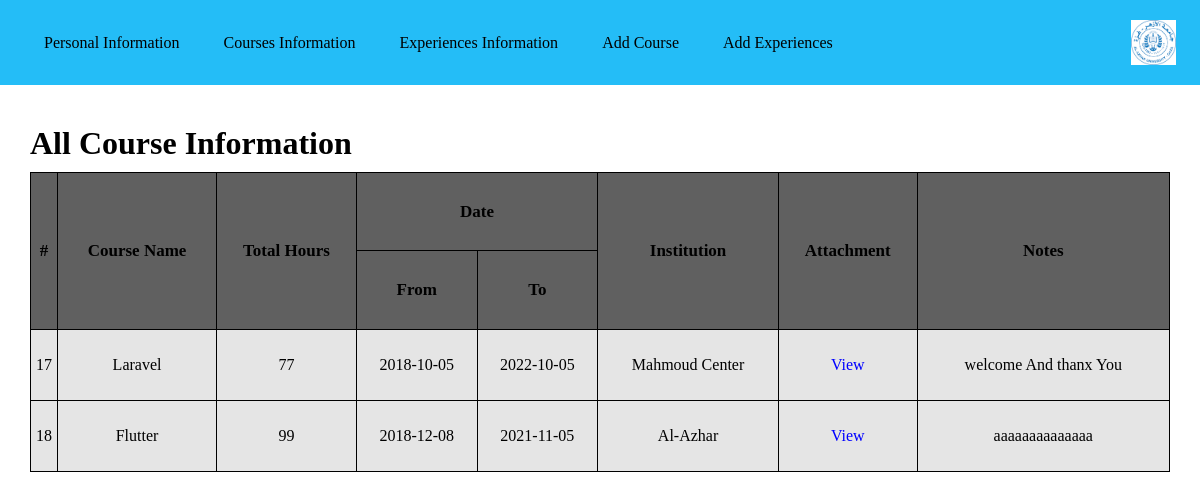
Page /PHP/ViewCourses.php on the committed database.
### tables this page shows
CREATE TABLE `cours` (
  `id` int(11) NOT NULL,
  `courseName` varchar(150) NOT NULL,
  `numberHours` int(150) NOT NULL,
  `start_Date` date NOT NULL,
  `end_Date` date NOT NULL,
  `institution` varchar(150) NOT NULL,
  `url` varchar(150) NOT NULL,
  `file` varchar(150) NOT NULL,
  `notes` varchar(255) NOT NULL
);

### function.php (called while the page is built, shortened)
<?php
function getInformation($table)
{
    $sta = $GLOBALS['conn']->prepare("SELECT * FROM $table");
    $sta->execute();
    return $sta->fetchAll();
}

### PHP/ViewCourses.php (the view, shortened to what this page needs)
<?php
include "../function.php";
$users = getInformation("cours");
?>
<html>
<head>
    <link rel="stylesheet" href="../style/MyStyle.css">
</head>
<body>
    <header>
        <nav class="navigation">
            <ul class="nav_links">
                <li><a href="Home.php">Personal Information</a></li>
                <li><a href="ViewCourses.php">Courses Information</a></li>
                <li><a href="ViewExperience.php">Experiences Information</a></li>
                <li><a href="AddCourse.php">Add Course</a></li>
                <li><a href="AddExperience.php">Add Experiences</a></li>
            </ul>
        </nav>
        <div><img class="logo" src="../images/al.png"></div>
    </header>
    <div class="containerViewC">
        <h1 class="font_h1_viewC">All Course Information</h1>
        <table>
            <tr class="t1">
                <th rowspan="2">#</th>
                <th rowspan="2">Course Name</th>
                <th rowspan="2">Total Hours</th>
                <th colspan="2">Date</th>
                <th rowspan="2">Institution</th>
                <th rowspan="2">Attachment</th>
                <th rowspan="2">Notes</th>
            </tr>
            <tr class="t1">
                <th>From</th>
                <th>To</th>
            </tr>
            <?php
            foreach ($users as $user) {
            ?>
                <tr class="t2">
                    <td><?php echo $user['id'] ?></td>
                    <td><?php echo $user['courseName'] ?></td>
                    <td><?php echo $user['numberHours'] ?></td>
                    <td><?php echo $user['start_Date'] ?></td>
                    <td><?php echo $user['end_Date'] ?></td>
                    <td><?php echo $user['institution'] ?></td>
                    <td><a href="<?php echo empty($user['file']) ? $user['url'] : 'Course_View.php?id=' . $user['id']  ?>" style="color: blue;">View</td>
                    <td><?php echo $user['notes'] ?></td>
                </tr>
            <?php
            }
            ?>
        </table>
    </div>
</body>
</html>

### style/MyStyle.css (style rules this page uses)
* { box-sizing: border-box; margin: 0; padding: 0; }
li,a { font-family:Comic Sans MS; font-weight:500; font-size: 16px; color: #edf0f1; text-decoration:none; }
header { display: flex; justify-content: space-between; align-items: center; padding: 20px 2%; background-color: #24bdf7; }
.logo { cursor: pointer; height: 45px; }
.nav_links { list-style: none; }
.nav_links li { display: inline-block; padding: 0px 20px; }
.nav_links li a { color: black; }
.font_h1_viewC { font-family: Trebuchet MS ; font-weight: bold; padding: 10px 0px 10px 0px; }
.containerViewC { width: 95%; margin: 30px auto; }
.t2 { background-color:#E5E5E5; }
.t1 { background-color: #606060; font-size: 17px; }
table { width: 100%; height: 300px; border-collapse: collapse; border-radius: 10px; }
table, th ,td { border: 1px solid black; font-family: Tahoma; }
td { text-align: center; }

### rows in the picture
cours: id "17", courseName "Laravel", numberHours "77", start_Date "2018-10-05", end_Date "2022-10-05", institution "Mahmoud Center", notes "welcome And thanx You"
cours: id "18", courseName "Flutter", numberHours "99", start_Date "2018-12-08", end_Date "2021-11-05", institution "Al-Azhar", notes "aaaaaaaaaaaaaa"
